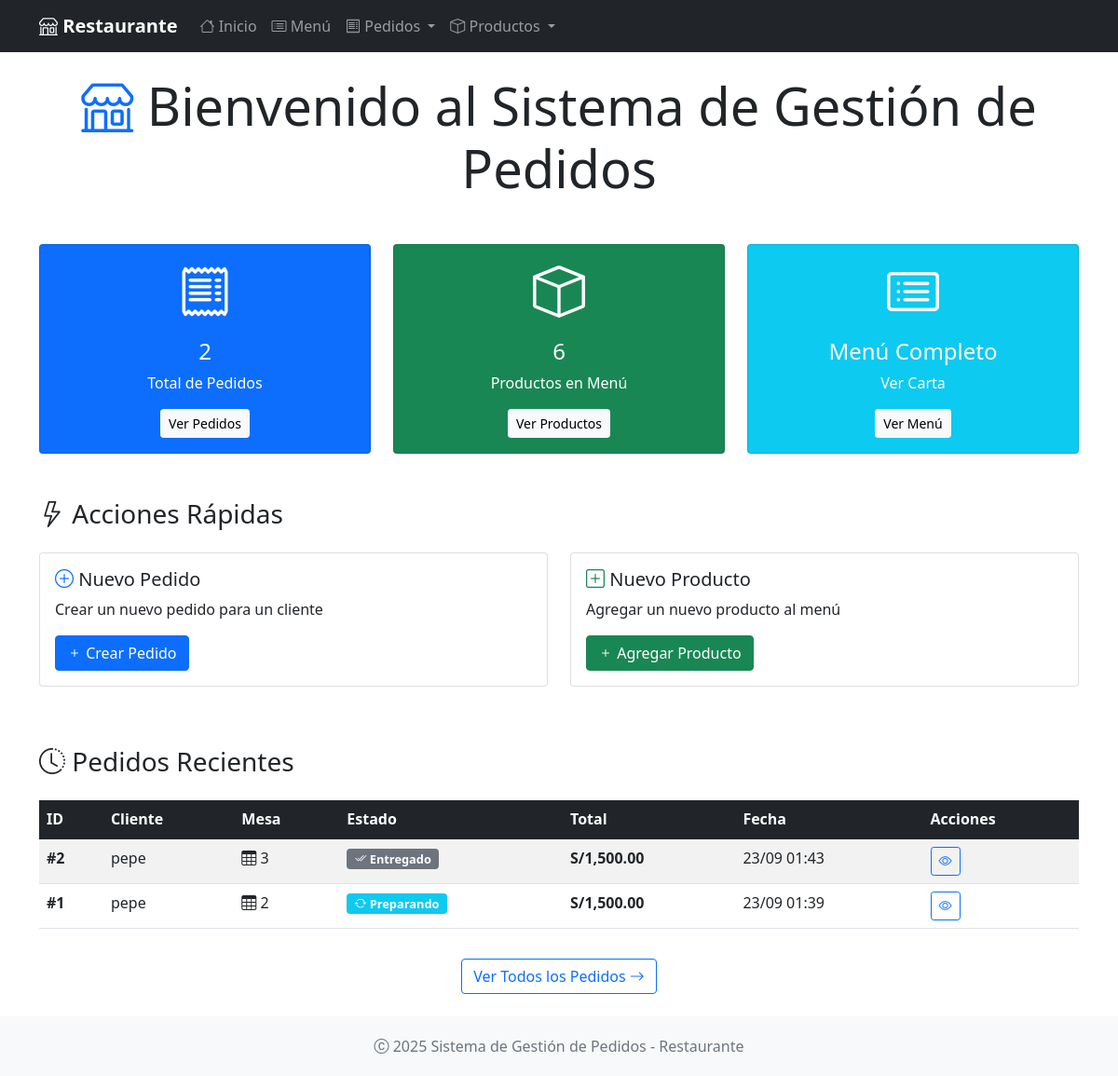
Before: / with the older database file.
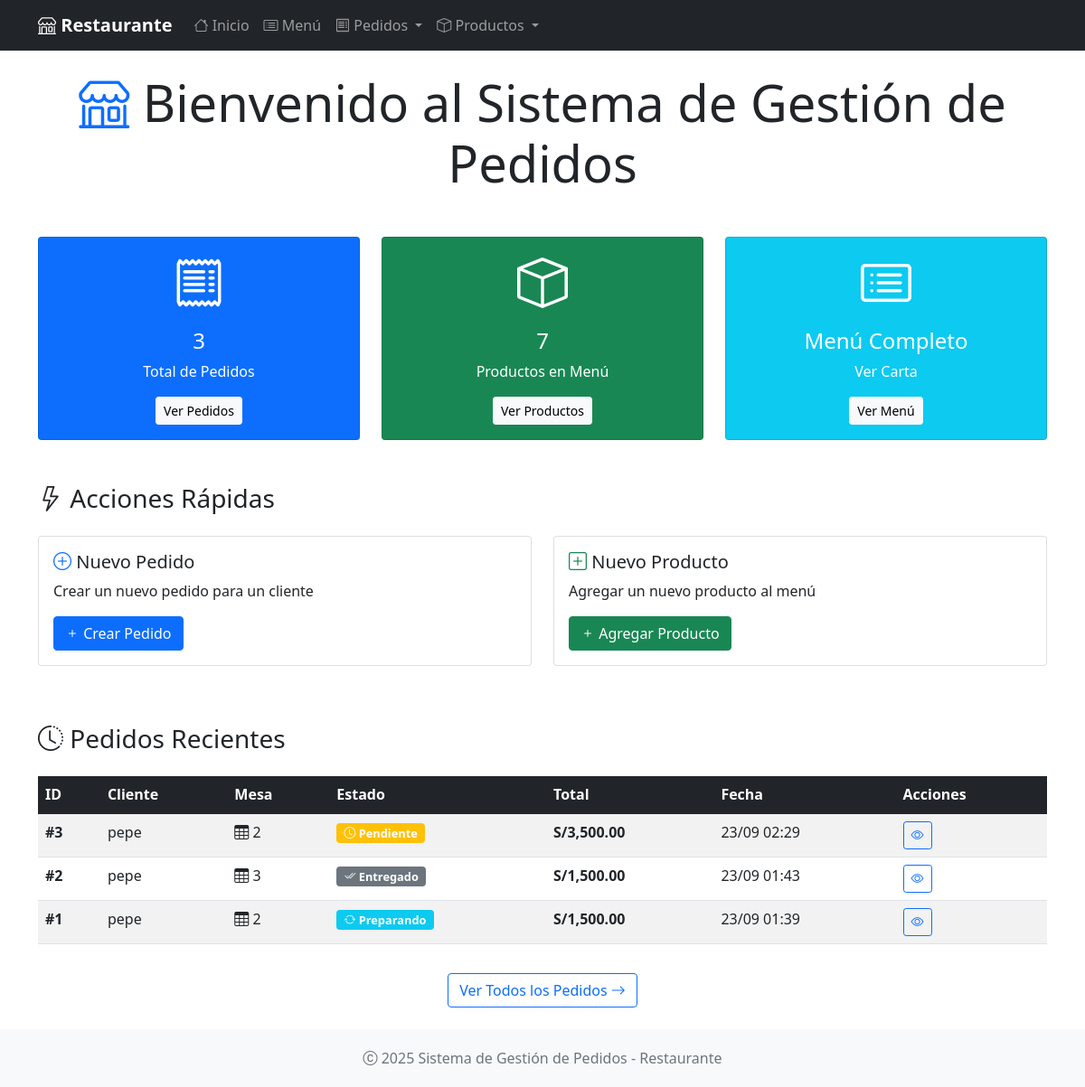
After: the same page with the newer database file.
### app.py (models this page shows, shortened)
class Pedido(db.Model):
    __tablename__ = 'pedidos'
    id = db.Column(db.Integer, primary_key=True)
    cliente_nombre = db.Column(db.String(100), nullable=False)
    cliente_telefono = db.Column(db.String(20))
    mesa = db.Column(db.String(10))
    estado = db.Column(db.String(20), default='pendiente')
    total = db.Column(db.Float, default=0.0)
    fecha = db.Column(db.DateTime, default=datetime.utcnow)
    observaciones = db.Column(db.Text)
    detalles = db.relationship('DetallePedido', backref='pedido', lazy=True, cascade='all, delete-orphan')

### app.py (the view)
@app.route('/')
def index():
    total_pedidos = Pedido.query.count()
    total_productos = Producto.query.count()
    pedidos_recientes = Pedido.query.order_by(Pedido.fecha.desc()).limit(5).all()
    return render_template('index.html',
                         total_pedidos=total_pedidos,
                         total_productos=total_productos,
                         pedidos_recientes=pedidos_recientes)

### app/templates/index.html (shortened to what the changed rows need)
{% extends "base.html" %}
{% block content %}
<div class="row">
    <div class="col-12">
        <h1 class="display-4 text-center mb-5">
            <i class="bi bi-shop text-primary"></i>
            Bienvenido al Sistema de Gestión de Pedidos
        </h1>
    </div>
</div>
<div class="row mb-5">
    <div class="col-md-4">
        <div class="card text-white bg-primary card-hover">
            <div class="card-body text-center">
                <i class="bi bi-receipt display-4"></i>
                <h4 class="card-title mt-3">{{ total_pedidos }}</h4>
                <p class="card-text">Total de Pedidos</p>
                <a href="{{ url_for('lista_pedidos') }}" class="btn btn-light btn-sm">Ver Pedidos</a>
            </div>
        </div>
    </div>
    <div class="col-md-4">
        <div class="card text-white bg-success card-hover">
            <div class="card-body text-center">
                <i class="bi bi-box display-4"></i>
                <h4 class="card-title mt-3">{{ total_productos }}</h4>
                <p class="card-text">Productos en Menú</p>
                <a href="{{ url_for('lista_productos') }}" class="btn btn-light btn-sm">Ver Productos</a>
            </div>
        </div>
    </div>
</div>
{% if pedidos_recientes %}
<div class="row">
    <div class="col-12">
        <div class="table-responsive">
            <table class="table table-striped">
                <thead class="table-dark">
                    <tr>
                        <th>ID</th>
                        <th>Cliente</th>
                        <th>Mesa</th>
                        <th>Estado</th>
                        <th>Total</th>
                        <th>Fecha</th>
                        <th>Acciones</th>
                    </tr>
                </thead>
                <tbody>
                    {% for pedido in pedidos_recientes %}
                    <tr>
                        <td><strong>#{{ pedido.id }}</strong></td>
                        <td>{{ pedido.cliente_nombre }}</td>
                        <td>
                            {% if pedido.mesa %}
                                <i class="bi bi-table"></i> {{ pedido.mesa }}
                            {% else %}
                                <span class="text-muted">N/A</span>
                            {% endif %}
                        </td>
                        <td>
                            {% if pedido.estado == 'pendiente' %}
                                <span class="badge bg-warning estado-badge">
                                    <i class="bi bi-clock"></i> Pendiente
                                </span>
                            {% elif pedido.estado == 'preparando' %}
                                <span class="badge bg-info estado-badge">
                                    <i class="bi bi-arrow-repeat"></i> Preparando
                                </span>
                            {% elif pedido.estado == 'listo' %}
                                <span class="badge bg-success estado-badge">
                                    <i class="bi bi-check-circle"></i> Listo
                                </span>
                            {% elif pedido.estado == 'entregado' %}
                                <span class="badge bg-secondary estado-badge">
                                    <i class="bi bi-check2-all"></i> Entregado
                                </span>
                            {% else %}
                                <span class="badge bg-danger estado-badge">
                                    <i class="bi bi-x-circle"></i> Cancelado
                                </span>
                            {% endif %}
                        </td>
                        <td><strong>S/{{ "{:,.2f}".format(pedido.total) }}</strong></td>
                        <td>{{ pedido.fecha.strftime('%d/%m %H:%M') }}</td>
                        <td>
                            <a href="{{ url_for('ver_pedido', id=pedido.id) }}"
                               class="btn btn-sm btn-outline-primary">
                                <i class="bi bi-eye"></i>
                            </a>
                        </td>
                    </tr>
                    {% endfor %}
                </tbody>
            </table>
        </div>
    </div>
</div>
{% endif %}
{% endblock %}

Changed rows visible on the page:
added Pedido: id "3", cliente_nombre "pepe", mesa "2", estado "pendiente" (drawn), total "3,500.00", fecha "23/09 02:29"
Other visible differences:
{{ total_pedidos }}: "2" → "3"
{{ total_productos }}: "6" → "7"
